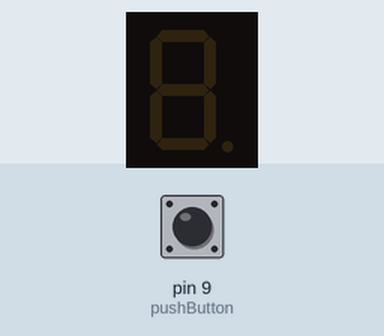
This sketch was run on a simulated Arduino Uno, built with avr-gcc and run on an emulated ATmega328P. Parts: 1-digit seven-segment display. Wiring (inferred from the names in the program): 1-digit 7-segment display, segments lit when HIGH: segments pin 3, pin 4, pin 7, pin 6, pin 5, pin 2, pin 10. Inputs (shaded band) come from the test bench; at power-on: pin 9 (pushButton) LOW. Random numbers use the default seed unless the sketch sets one; the segment pins are drawn as the display they are named for.

Above: at 1.2 s.
1.3 s: pin 9 (pushButton) pulled HIGH for 3.2 s
At 2.4 s:
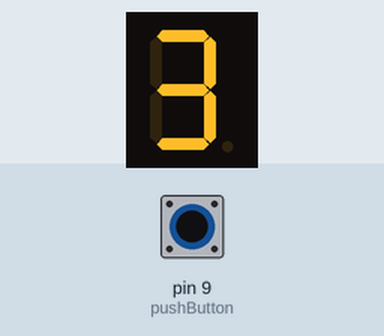
6.9 s: pin 9 (pushButton) pulled HIGH for 0.15 s
At 7.9 s:
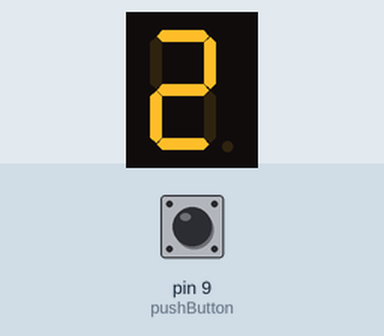
10.0 s: pin 9 (pushButton) pulled HIGH for 1 s
13.5 s: pin 9 (pushButton) pulled HIGH for 3.2 s
At 15.9 s:
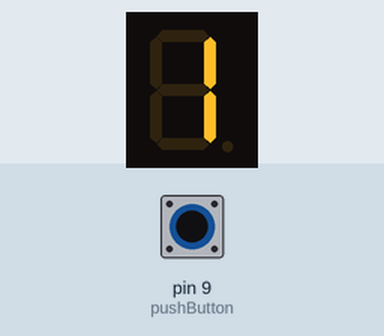
Timing chart, 0 to 17.4 s (numbered marks = the images above; inputs shaded):
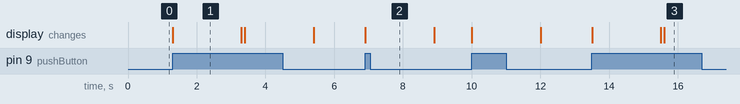

The sketch:

Gurpreet_input.ino
```cpp
/*
Author: Gurpreet Singh
Date: 07/06/2020
Description: This program generates a number between 1 and 6 when the push button is pressed and displays it.
*/
//VARIABLES
int pushButton = 9; //Variable for push button
long (randomNumber); //Variable for random number from (1-6).
int buttonState = 0; //Reads the status of the button.
//Variables for the 7 segments
int A = 3;
int B = 4;
int C = 7;
int D = 6;
int E = 5;
int F = 2;
int G = 10;

void clear()
{
  delay(2000);
  digitalWrite (A,LOW);
  digitalWrite (B,LOW);
  digitalWrite (C,LOW);
  digitalWrite (D,LOW);
  digitalWrite (E,LOW);
  digitalWrite (F,LOW);
  digitalWrite (G,LOW);
}


void one () //Variable for 1
{
  digitalWrite (B,HIGH);
  digitalWrite (C,HIGH);

}
void two () //Variable for 2
{
  digitalWrite(A,HIGH);
  digitalWrite(B,HIGH);
  digitalWrite(G,HIGH);
  digitalWrite(E,HIGH);
  digitalWrite(D,HIGH);
}
void three ()//Variable for 3
{
  digitalWrite(A,HIGH);
  digitalWrite(B,HIGH);
  digitalWrite(C,HIGH);
  digitalWrite(D,HIGH);
  digitalWrite(G,HIGH);
}
void four () //Variable for 4
{
  digitalWrite(C,HIGH);
  digitalWrite(B,HIGH);
  digitalWrite(G,HIGH);
  digitalWrite(F,HIGH);
}
void five() //Variable for 5
{
  digitalWrite(A,HIGH);
  digitalWrite(C,HIGH);
  digitalWrite(D,HIGH);
  digitalWrite(F,HIGH);
  digitalWrite(G,HIGH);
}
void six () //Variable for 6
{
  digitalWrite(A,HIGH);
  digitalWrite(F,HIGH);
  digitalWrite(E,HIGH);
  digitalWrite(D,HIGH);
  digitalWrite(G,HIGH);
  digitalWrite(C,HIGH);
}

void setup()
{
  Serial.begin(9600);
  pinMode (pushButton,INPUT);
  pinMode (randomNumber,OUTPUT);
  pinMode (A,OUTPUT);
  pinMode (B,OUTPUT);
  pinMode (C,OUTPUT);
  pinMode (D,OUTPUT);
  pinMode (E,OUTPUT);
  pinMode (F,OUTPUT);
  pinMode (G,OUTPUT);
}

void loop()
{
  buttonState = digitalRead (pushButton);
  randomNumber = random(1,7); //Picks a random number
  if (buttonState==HIGH && randomNumber==1) {
    one();
    clear();
  }
  if (buttonState==HIGH && randomNumber==2) {
    two();
    clear();
  }
  if (buttonState==HIGH && randomNumber==3) {
    three();
    clear();
  }
  if (buttonState==HIGH && randomNumber==4) {
    four();
    clear();
  }
  if (buttonState==HIGH && randomNumber==5) {
    five();
    clear();
  }
  if (buttonState==HIGH && randomNumber==6) {
    six();
    clear();
  }

  delay(100);
}
```

Measured:
- after the input at 1.3 s, the display: changes at once (image 1)
- after the input at 6.9 s, the display: changes at once (image 2)
- after the input at 13.5 s, the display: first changes at once (image 3 shows a later state)
- what the display in image 1 shows lasts 2.0 s, from 1.3 s to 3.3 s
